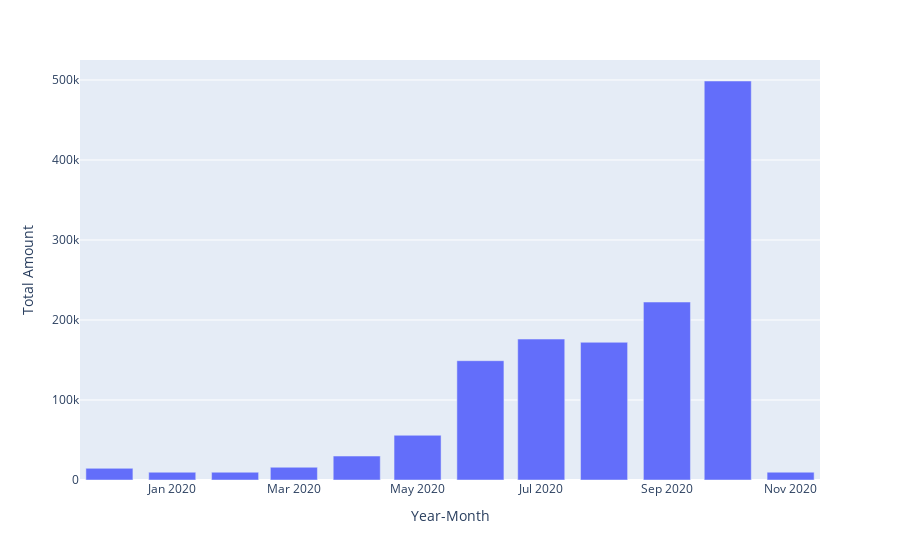

The notebook cell saved with this chart:
### Code cell
fig = px.bar(total_amount_per_month, x='year_month', y='amount', labels={'year_month': 'Year-Month', 'amount': 'Total Amount'})
fig.show()

### Figure 1 — Plotly figure (JSON) as saved in the notebook; plotly's stock layout.template omitted (floating-point values rounded to 4 significant figures)
{"data": [{"alignmentgroup": "True", "hovertemplate": "Year-Month=%{x}<br>Total Amount=%{y}<extra></extra>", "legendgroup": "", "marker": {"color": "#636efa", "pattern": {"shape": ""}}, "name": "", "offsetgroup": "", "orientation": "v", "showlegend": false, "textposition": "auto", "type": "bar", "x": ["2019-12", "2020-01", "2020-02", "2020-03", "2020-04", "2020-05", "2020-06", "2020-07", "2020-08", "2020-09", "2020-10", "2020-11"], "xaxis": "x", "y": [14590, 9729, 9725, 15950, 29933, 55903, 149133, 176161, 172131, 222473, 498734, 9760], "yaxis": "y"}], "layout": {"barmode": "relative", "legend": {"tracegroupgap": 0}, "margin": {"t": 60}, "xaxis": {"anchor": "y", "domain": [0, 1], "title": {"text": "Year-Month"}}, "yaxis": {"anchor": "x", "domain": [0, 1], "title": {"text": "Total Amount"}}}}
